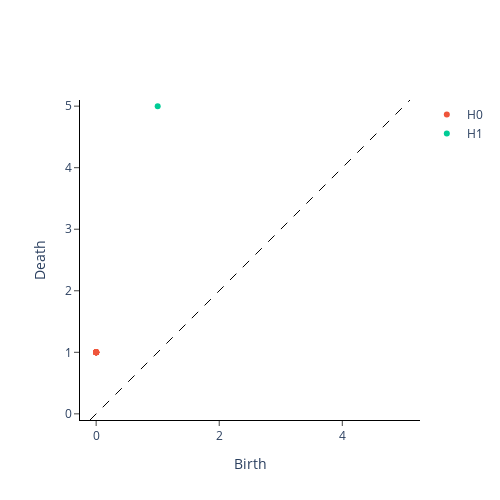

The cell this chart's notebook holds for it:
### Code cell
print(f"Persistence diagram is:\n ")
VietorisRipsPersistence(metric="precomputed").fit_transform_plot(X_ggd);

### Figure 1 — Plotly figure (JSON) as saved in the notebook; plotly's stock layout.template omitted (floating-point values rounded to 4 significant figures)
{"data": [{"hoverinfo": "none", "line": {"color": "black", "dash": "dash", "width": 1}, "mode": "lines", "showlegend": false, "type": "scatter", "x": [-0.1, 5.1], "y": [-0.1, 5.1]}, {"hoverinfo": "text", "hovertext": ["(0.0, 1.0), multiplicity: 13", "(0.0, 1.0), multiplicity: 13", "(0.0, 1.0), multiplicity: 13", "(0.0, 1.0), multiplicity: 13", "(0.0, 1.0), multiplicity: 13", "(0.0, 1.0), multiplicity: 13", "(0.0, 1.0), multiplicity: 13", "(0.0, 1.0), multiplicity: 13", "(0.0, 1.0), multiplicity: 13", "(0.0, 1.0), multiplicity: 13", "(0.0, 1.0), multiplicity: 13", "(0.0, 1.0), multiplicity: 13", "(0.0, 1.0), multiplicity: 13"], "mode": "markers", "name": "H0", "type": "scatter", "x": [0, 0, 0, 0, 0, 0, 0, 0, 0, 0, 0, 0, 0], "y": [1, 1, 1, 1, 1, 1, 1, 1, 1, 1, 1, 1, 1]}, {"hoverinfo": "text", "hovertext": ["(1.0, 5.0)"], "mode": "markers", "name": "H1", "type": "scatter", "x": [1], "y": [5]}], "layout": {"height": 500, "plot_bgcolor": "white", "width": 500, "xaxis": {"autorange": false, "exponentformat": "e", "linecolor": "black", "linewidth": 1, "mirror": false, "range": [-0.1, 5.1], "showexponent": "all", "showline": true, "side": "bottom", "ticks": "outside", "title": {"text": "Birth"}, "type": "linear", "zeroline": true}, "yaxis": {"autorange": false, "exponentformat": "e", "linecolor": "black", "linewidth": 1, "mirror": false, "range": [-0.1, 5.1], "scaleanchor": "x", "scaleratio": 1, "showexponent": "all", "showline": true, "side": "left", "ticks": "outside", "title": {"text": "Death"}, "type": "linear", "zeroline": true}}}
